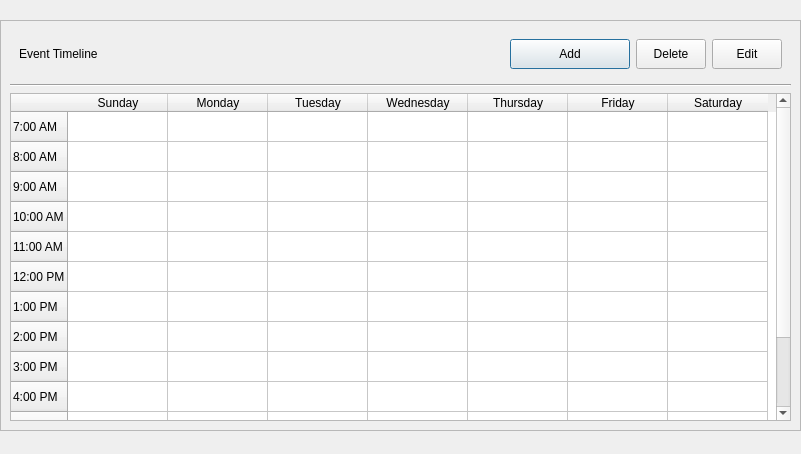
<?xml version="1.0" encoding="UTF-8"?>
<ui version="4.0">
 <class>Dialog</class>
 <widget class="QDialog" name="Dialog">
  <property name="geometry">
   <rect>
    <x>0</x>
    <y>0</y>
    <width>801</width>
    <height>454</height>
   </rect>
  </property>
  <property name="windowTitle">
   <string>Dialog</string>
  </property>
  <widget class="QWidget" name="horizontalLayoutWidget_3">
   <property name="geometry">
    <rect>
     <x>0</x>
     <y>20</y>
     <width>801</width>
     <height>411</height>
    </rect>
   </property>
   <layout class="QHBoxLayout" name="WeekSched_2">
    <item>
     <widget class="QFrame" name="WeekFrame_2">
      <property name="frameShape">
       <enum>QFrame::StyledPanel</enum>
      </property>
      <layout class="QVBoxLayout" name="verticalLayout_3">
       <item>
        <widget class="QFrame" name="WeekFrame2_2">
         <layout class="QHBoxLayout" name="horizontalLayout_2">
          <item>
           <widget class="QLabel" name="label_2">
            <property name="text">
             <string>Event Timeline</string>
            </property>
           </widget>
          </item>
          <item>
           <widget class="QPushButton" name="viewCurriculum">
            <property name="minimumSize">
             <size>
              <width>120</width>
              <height>30</height>
             </size>
            </property>
            <property name="maximumSize">
             <size>
              <width>120</width>
              <height>30</height>
             </size>
            </property>
            <property name="text">
             <string>Add</string>
            </property>
           </widget>
          </item>
          <item>
           <widget class="QPushButton" name="WeekEdit">
            <property name="minimumSize">
             <size>
              <width>70</width>
              <height>30</height>
             </size>
            </property>
            <property name="maximumSize">
             <size>
              <width>70</width>
              <height>30</height>
             </size>
            </property>
            <property name="text">
             <string>Delete</string>
            </property>
           </widget>
          </item>
          <item>
           <widget class="QPushButton" name="WeekEdit_2">
            <property name="minimumSize">
             <size>
              <width>70</width>
              <height>30</height>
             </size>
            </property>
            <property name="maximumSize">
             <size>
              <width>70</width>
              <height>30</height>
             </size>
            </property>
            <property name="text">
             <string>Edit</string>
            </property>
           </widget>
          </item>
         </layout>
        </widget>
       </item>
       <item>
        <widget class="Line" name="line_3">
         <property name="orientation">
          <enum>Qt::Horizontal</enum>
         </property>
        </widget>
       </item>
       <item>
        <widget class="QTableWidget" name="WeekTable_2">
         <row>
          <property name="text">
           <string>7:00 AM</string>
          </property>
         </row>
         <row>
          <property name="text">
           <string>8:00 AM</string>
          </property>
         </row>
         <row>
          <property name="text">
           <string>9:00 AM</string>
          </property>
         </row>
         <row>
          <property name="text">
           <string>10:00 AM</string>
          </property>
         </row>
         <row>
          <property name="text">
           <string>11:00 AM</string>
          </property>
         </row>
         <row>
          <property name="text">
           <string>12:00 PM</string>
          </property>
         </row>
         <row>
          <property name="text">
           <string>1:00 PM</string>
          </property>
         </row>
         <row>
          <property name="text">
           <string>2:00 PM</string>
          </property>
         </row>
         <row>
          <property name="text">
           <string>3:00 PM</string>
          </property>
         </row>
         <row>
          <property name="text">
           <string>4:00 PM</string>
          </property>
         </row>
         <row>
          <property name="text">
           <string>5:00AM</string>
          </property>
         </row>
         <row>
          <property name="text">
           <string>5:00 PM</string>
          </property>
         </row>
         <row>
          <property name="text">
           <string>7:00 PM</string>
          </property>
         </row>
         <column>
          <property name="text">
           <string>Sunday</string>
          </property>
         </column>
         <column>
          <property name="text">
           <string>Monday</string>
          </property>
         </column>
         <column>
          <property name="text">
           <string>Tuesday</string>
          </property>
         </column>
         <column>
          <property name="text">
           <string>Wednesday</string>
          </property>
         </column>
         <column>
          <property name="text">
           <string>Thursday</string>
          </property>
         </column>
         <column>
          <property name="text">
           <string>Friday</string>
          </property>
         </column>
         <column>
          <property name="text">
           <string>Saturday</string>
          </property>
         </column>
        </widget>
       </item>
      </layout>
     </widget>
    </item>
   </layout>
  </widget>
 </widget>
 <resources/>
 <connections/>
</ui>
